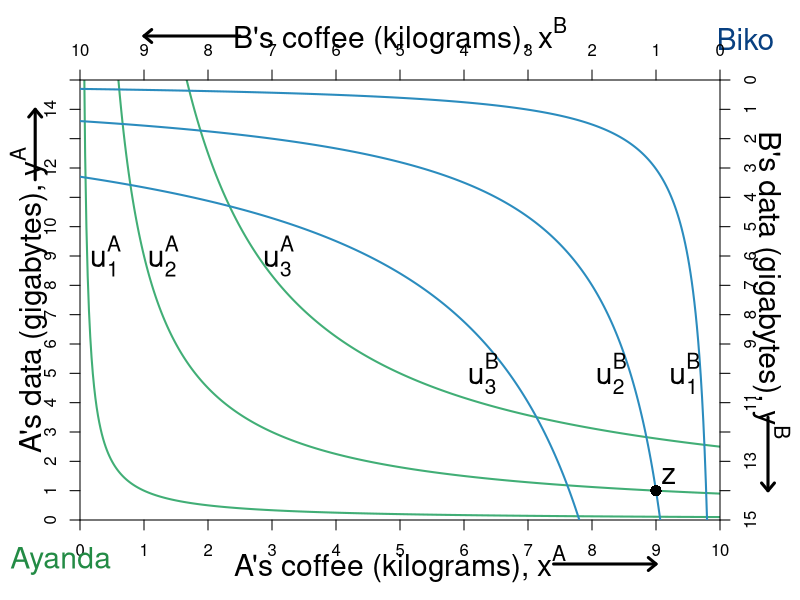

R code for this plot:
require(shape)
#pdf(file = "property_fig2bSTEP1.pdf", width = 9, height = 7)
#pdf(file = "property_fig2bSTEP2.pdf", width = 9, height = 7)
#pdf(file = "property_fig2bSTEP3.pdf", width = 9, height = 7)
pdf(file = "property/property_fig2b.pdf", width = 9, height = 7)

#Set parameters for graphics
axislabelsize <- 1.8
annotatesize <- 1.8
labelsize <- 1.5
graphlinewidth <- 2
segmentlinewidth <- 1.5
namesize <- 1.8

COL <- c("#7fc97f", "#beaed4", "#fdc086", "#ffff99", "#386cb0", "#f0027f", "#bf5b17", "#666666")
COLA <- c("#99d8c9","#66c2a4","#41ae76", "#238b45", "#005824")
COLB <- c("#4eb3d3", "#2b8cbe", "#0868ac","#084081")


uA <- function(x, y, alpha = 0.5, lambda = 0) {
  (x^(alpha)*y^(1 - alpha))^(1-lambda)*((10 - x)^(alpha)*(15 - y)^(1 - alpha))^lambda
}

indiffcurveA1 <- function(x, U = 3, A = 1, a = 0.5) {
  ((((U-2)/A)*(1/x)^a)^(1/(1-a)))
}

indiffcurveA2 <- function(x, U = 3, A = 1, a = 0.5) {
  (((U/A)*(1/x)^a)^(1/(1-a)))
}

indiffcurveA3 <- function(x, U = 3, A = 1, a = 0.5) {
  ((((U+2)/A)*(1/x)^a)^(1/(1-a)))
}

#Aisha happens to have found 8 apples and 2 oranges, 
#and Betty happens to have found 2 apples and 13 oranges. 
#Aisha's utility (8^0.5)*(2^0.5) = 4
#Betty's utility (2^0.5)*(13^0.5) = 5.09

par(mar =  c(4, 4, 4, 4))
xlims <- c(0, 10)
ylims <- c(0, 15)
xlims2 <- c(10, 0)
ylims2 <- c(15, 0)

plot(0, 0, xlim = xlims, ylim = ylims, type = "n",
     xlab = "",
     ylab = "",
     xaxt = "n", 
     yaxt = "n", 
     cex.lab = axislabelsize, 
     bty = "n",
     xaxs="i", 
     yaxs="i")


npts <- 500 
npts2 <- 501
#Specify the sequences of points for graphing. 
xx1 <- seq(xlims[1], xlims[2], length.out = npts)
#xx2 <- seq(xlims[1], xlims[2], length.out = npts)
#xx3 <- seq(xlims[1], xlims[2], length.out = npts2)
#xx4 <- seq(xlims[1], 10, length.out = npts2)

#Draw the lines for the graphs
lines(xx1, indiffcurveA1(xx1), col = COLA[3], lwd = graphlinewidth)
lines(xx1, indiffcurveA2(xx1), col = COLA[3], lwd = graphlinewidth)
lines(xx1, indiffcurveA3(xx1), col = COLA[3], lwd = graphlinewidth)
#lines(xx2, solowCondition(xx2, delta = 5), col = COL[3], lwd = 4)
#lines(xx2, solowInfeas(xx2, delta = 5), col = COL[1], lwd = 4, lty = 2)

#Customize ticks and labels for the plot
ticksy <- seq(from = 0, to = 15, by = 1)
ylabels <- seq(from = 0, to = 15, by = 1)
ticksx <- seq(from = 0, to = 10, by = 1)
xlabels <- seq(from = 0, to = 10, by = 1)
axis(1, at = ticksx, pos = 0, labels = xlabels)
axis(2, at = ticksy, pos = 0, labels = ylabels, las = 0)

#mtext(expression(paste("A's coffee (kilograms), ", x^A)), side=1, line = 2.5, cex = axislabelsize)
text(0.5*xlims[2], -1.5, expression(paste("A's coffee (kilograms), ", x^A)), xpd = TRUE, cex = axislabelsize) 
text(-0.8, 0.5*ylims[2], expression(paste("A's data (gigabytes), ", y^A)), xpd = TRUE, cex = axislabelsize, srt = 90) 

#Add arrows for A: 
arrows(-0.7, 11.6, -0.7, 14, xpd = TRUE, length=0.1,angle=40,lwd=3)
arrows(7.4, -1.5, 9, -1.5, xpd = TRUE, length=0.1,angle=40,lwd=3)

#Annotation of the three graphs and the NE
text(0.4, 9, expression(u[1]^A), cex = annotatesize)
text(1.3, 9, expression(u[2]^A), cex = annotatesize)
text(3.1, 9, expression(u[3]^A), cex = annotatesize)
#text(16, 0.52, expression(paste("Nash Equilibrium")))

#Line to label B's endowment
#segments(0, 13, 2, 13, lty = 2, col = "darkgray", lwd = 2)
#segments(2, 0, 2, 13, lty = 2, col = "darkgray", lwd = 2)


text(-0.3, -1.4, expression("Ayanda"), xpd = TRUE, cex = namesize, col = COLA[4])
text(10.4, 16.4, expression("Biko"), xpd = TRUE, cex = namesize, col = COLB[4])


#Set up second axes and labels
par(new = TRUE)
#par(mar =  c(6, 4, 4, 4))

xlims2 <- c(10, 0)
ylims2 <- c(15, 0)

plot(0, 0, xlim = xlims2, ylim = ylims2, type = "n",
     xlab = expression(paste("")),
     ylab = expression(paste("")),
     xaxt = "n", 
     yaxt = "n", 
     cex.lab = 1.3, 
     bty = "n",
     xaxs="i", 
     yaxs="i")

axis(side = 3, at = ticksx, pos = 0, labels = xlabels)
axis(side = 4, at = ticksy, pos = 0, labels = ylabels, las = 0)
#axis(side=3, at = xlims2, pos = 0)
text(5, -1.5, expression(paste("B's coffee (kilograms), ", x^B)), xpd = TRUE, cex = axislabelsize)
text(-0.8, 7, expression(paste("B's data (gigabytes), ", y^B)), xpd = TRUE, cex = axislabelsize, srt = 270) 

#Add arrows:
arrows(-0.75, 11.5, -0.75, 14, xpd = TRUE, length=0.1,angle=40,lwd=3)
arrows(7.5, -1.5, 9, -1.5, xpd = TRUE, length=0.1,angle=40,lwd=3)


indiffcurveB1 <- function(x, U = 3.741657, A = 1, a = 0.5) {
  ((((U-2)/A)*(1/x)^a)^(1/(1-a)))
}

indiffcurveB2 <- function(x, U = 3.741657, A = 1, a = 0.5) {
  (((U/A)*(1/x)^a)^(1/(1-a)))
}

indiffcurveB3 <- function(x, U = 3.741657, A = 1, a = 0.5) {
  ((((U+2)/A)*(1/x)^a)^(1/(1-a)))
}

lines(xx1, indiffcurveB1(xx1), col = COLB[2], lwd = graphlinewidth)
lines(xx1, indiffcurveB2(xx1), col = COLB[2], lwd = graphlinewidth)
lines(xx1, indiffcurveB3(xx1), col = COLB[2], lwd = graphlinewidth)

#Label B's indifference curves
text(0.55, 10, expression(u[1]^B), cex = annotatesize)
text(1.7, 10, expression(u[2]^B), cex = annotatesize)
text(3.7, 10, expression(u[3]^B), cex = annotatesize)

#Add a point for the initial endowment
points(1, 14, pch = 16, col = "black", cex = 1.5)

#Annotating B's endowment
text(0.8, 13.5, expression(z), cex = annotatesize)


dev.off()
